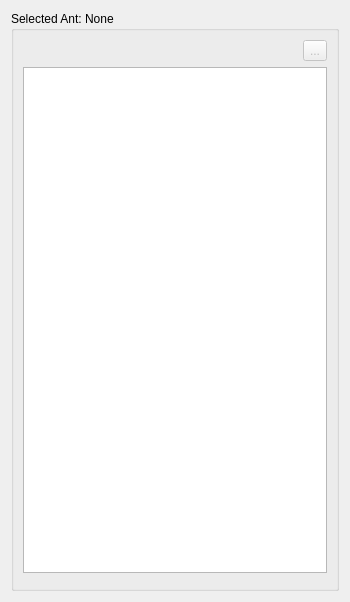
<?xml version="1.0" encoding="UTF-8"?>
<ui version="4.0">
 <class>AntIdentificationWidget</class>
 <widget class="QWidget" name="AntIdentificationWidget">
  <property name="geometry">
   <rect>
    <x>0</x>
    <y>0</y>
    <width>350</width>
    <height>602</height>
   </rect>
  </property>
  <property name="sizePolicy">
   <sizepolicy hsizetype="Preferred" vsizetype="MinimumExpanding">
    <horstretch>0</horstretch>
    <verstretch>0</verstretch>
   </sizepolicy>
  </property>
  <property name="windowTitle">
   <string>Form</string>
  </property>
  <layout class="QHBoxLayout" name="horizontalLayout">
   <item>
    <widget class="QGroupBox" name="groupBox">
     <property name="title">
      <string>Selected Ant: None</string>
     </property>
     <layout class="QVBoxLayout" name="verticalLayout">
      <item>
       <layout class="QHBoxLayout" name="horizontalLayout_2">
        <item>
         <spacer name="horizontalSpacer">
          <property name="orientation">
           <enum>Qt::Horizontal</enum>
          </property>
          <property name="sizeHint" stdset="0">
           <size>
            <width>40</width>
            <height>20</height>
           </size>
          </property>
         </spacer>
        </item>
        <item>
         <widget class="QToolButton" name="removeButton">
          <property name="enabled">
           <bool>false</bool>
          </property>
          <property name="text">
           <string>...</string>
          </property>
          <property name="icon">
           <iconset theme="list-remove"/>
          </property>
         </widget>
        </item>
       </layout>
      </item>
      <item>
       <widget class="QTableView" name="tableView">
        <attribute name="verticalHeaderVisible">
         <bool>false</bool>
        </attribute>
       </widget>
      </item>
      <item>
       <widget class="IdentificationEditorWidget" name="identificationEditor" native="true">
        <property name="minimumSize">
         <size>
          <width>0</width>
          <height>0</height>
         </size>
        </property>
       </widget>
      </item>
     </layout>
    </widget>
   </item>
  </layout>
 </widget>
 <customwidgets>
  <customwidget>
   <class>IdentificationEditorWidget</class>
   <extends>QWidget</extends>
   <header location="global">fort/studio/widget/IdentificationEditorWidget.hpp</header>
   <container>1</container>
  </customwidget>
 </customwidgets>
 <resources/>
 <connections/>
</ui>
